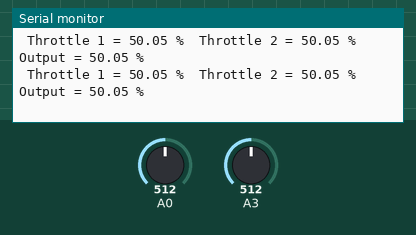
Simulated run of this sketch. Board: Arduino Uno, built with avr-gcc and run on an emulated ATmega328P. On the bench: the last lines printed to the serial monitor. Inputs (shaded band) come from the test bench; at power-on: A0 = 512, A3 = 512.

Above: at 1.2 s.
1.3 s: A0 set to 716
At 1.33 s:
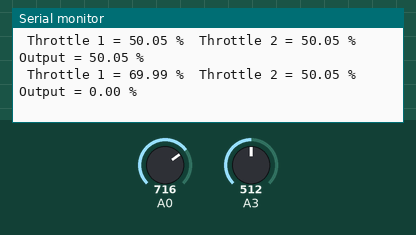
2.8 s: A3 set to 716
At 2.86 s:
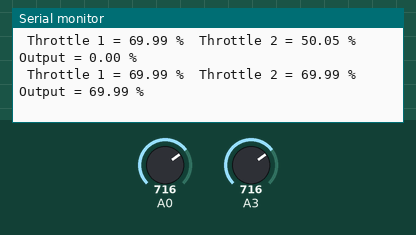
4.3 s: A0 set to 900
At 4.39 s:
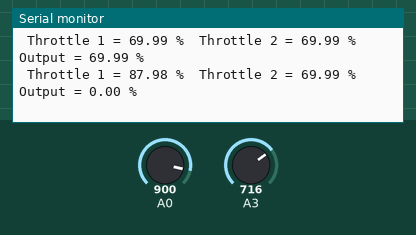
5.8 s: A3 set to 900
At 5.82 s:
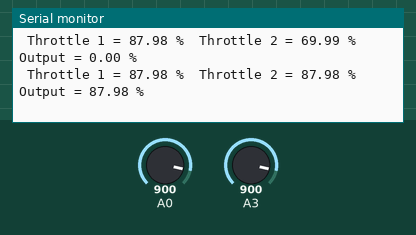
Timing chart, 0 to 8.3 s (numbered marks = the images above; inputs shaded):
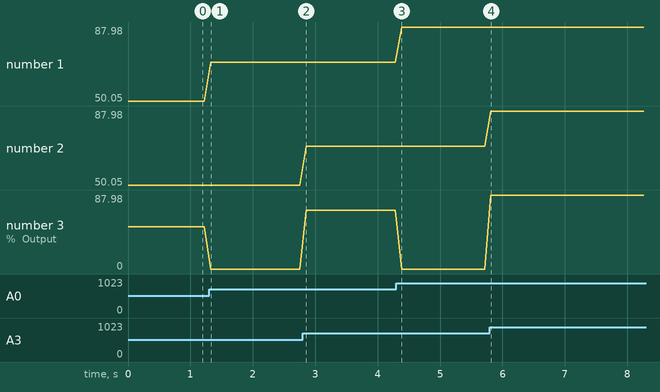

Measured:
- after the input at 1.3 s, the serial monitor: prints a new line at once (image 1)
- after the input at 2.8 s, the serial monitor: prints a new line after 0.06 s (image 2)
- after the input at 4.3 s, the serial monitor: prints a new line after 0.09 s (image 3)
- after the input at 5.8 s, the serial monitor: prints a new line at once (image 4)
- plotted number 1: 50.05 → 69.99 after the input at 1.3 s, 69.99 → 87.98 after the input at 4.3 s
- plotted number 3: 50.05 → 0 after the input at 1.3 s

The sketch:

20190316TwoThrottleSafetyRev0.ino
```cpp
// PROGRAMME TO READ INPUT FROM 2 THROTTLE POTS
// IF THE % DIFFERENCE BETWEEN THEM IS >10%, MOTORS SWITCH OFF.
// LAST UPDATED: 16-MARCH-2019
// DEVELOPER: STEPHEN MURPHY

#include <Arduino.h> //Include additional Arduino Libraries.

float ThrottleInput1; //Variable to store raw input from throttle potentiometer 1.
float ThrottleInput2; //Variable to store raw input from throttle potentiometer 2.
float ThrottlePercent1; //Variable to store % value of throttle potentiometer 1.
float ThrottlePercent2; //Variable to store % value of throttle potentiometer 2.
float OutputPercent; //Variable to store % value of being sent to motor.


////////////////////////////////////////////////////////////////////////////////////////////
void setup()
{
  Serial.begin(115200); //Baud rate between computer and Arduino.
}

///////////////////////////////////////////////////////////////////////////////////////////
void loop()
{
  // Read inputs from potentiometers and convert to 0 - 100 range.
  //First throttle potentiometer:
  ThrottleInput1 = analogRead(A0);  //Store data from analog input.
  ThrottlePercent1 = ((ThrottleInput1 / 1023.00) * 100.00); //Convert the 0-1023 value to a 0-100 value.

  //Second throttle potentiometer:
  ThrottleInput2 = analogRead(A3);  //Store data from analog input.
  ThrottlePercent2 = ((ThrottleInput2 / 1023.00) * 100.00); //Convert the 0-1023 value to a 0-100 value.

  OutputPercent = ((ThrottlePercent1 + ThrottlePercent2)/2); //Output signal = average of the two.

  //If the difference is greater than 10%
  if ((ThrottlePercent1 - ThrottlePercent2) > 10.00 || (ThrottlePercent2 - ThrottlePercent1) > 10.00)
  {
    OutputPercent = 0; //Motor signalled to turn off.
  }

  // ******************** Print values to the serial monitor for diagnostics. *************************

  Serial.print(" Throttle 1 = ");
  Serial.print(ThrottlePercent1);
  Serial.print(" % ");

  Serial.print(" Throttle 2 = ");
  Serial.print(ThrottlePercent2);
  Serial.print(" % ");

  Serial.print(" Output = ");
  Serial.print(OutputPercent);
  Serial.println(" % ");

  delay(100);  //Delay for stability.
}
```
